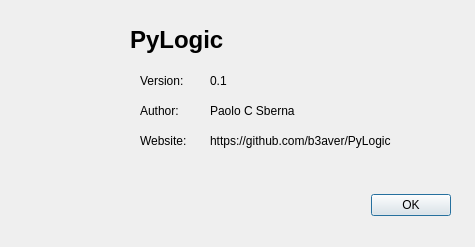
<?xml version="1.0" encoding="UTF-8"?>
<ui version="4.0">
 <class>AboutBox</class>
 <widget class="QDialog" name="AboutBox">
  <property name="geometry">
   <rect>
    <x>0</x>
    <y>0</y>
    <width>475</width>
    <height>247</height>
   </rect>
  </property>
  <property name="minimumSize">
   <size>
    <width>475</width>
    <height>247</height>
   </size>
  </property>
  <property name="maximumSize">
   <size>
    <width>475</width>
    <height>247</height>
   </size>
  </property>
  <property name="windowTitle">
   <string>PyLogic</string>
  </property>
  <property name="windowIcon">
   <iconset>
    <normaloff>img/logo.svg</normaloff>img/logo.svg</iconset>
  </property>
  <widget class="QDialogButtonBox" name="buttonBox">
   <property name="geometry">
    <rect>
     <x>120</x>
     <y>190</y>
     <width>331</width>
     <height>31</height>
    </rect>
   </property>
   <property name="orientation">
    <enum>Qt::Horizontal</enum>
   </property>
   <property name="standardButtons">
    <set>QDialogButtonBox::Ok</set>
   </property>
  </widget>
  <widget class="QLabel" name="label">
   <property name="geometry">
    <rect>
     <x>130</x>
     <y>20</y>
     <width>101</width>
     <height>41</height>
    </rect>
   </property>
   <property name="font">
    <font>
     <pointsize>18</pointsize>
     <weight>75</weight>
     <bold>true</bold>
    </font>
   </property>
   <property name="text">
    <string>PyLogic</string>
   </property>
   <property name="textFormat">
    <enum>Qt::RichText</enum>
   </property>
  </widget>
  <widget class="QLabel" name="label_2">
   <property name="geometry">
    <rect>
     <x>30</x>
     <y>30</y>
     <width>61</width>
     <height>71</height>
    </rect>
   </property>
   <property name="text">
    <string/>
   </property>
   <property name="pixmap">
    <pixmap>img/logo.svg</pixmap>
   </property>
  </widget>
  <widget class="QLabel" name="label_3">
   <property name="geometry">
    <rect>
     <x>140</x>
     <y>70</y>
     <width>61</width>
     <height>21</height>
    </rect>
   </property>
   <property name="text">
    <string>Version:</string>
   </property>
  </widget>
  <widget class="QLabel" name="label_4">
   <property name="geometry">
    <rect>
     <x>140</x>
     <y>100</y>
     <width>61</width>
     <height>21</height>
    </rect>
   </property>
   <property name="text">
    <string>Author:</string>
   </property>
  </widget>
  <widget class="QLabel" name="label_5">
   <property name="geometry">
    <rect>
     <x>210</x>
     <y>130</y>
     <width>241</width>
     <height>21</height>
    </rect>
   </property>
   <property name="text">
    <string>https://github.com/b3aver/PyLogic</string>
   </property>
  </widget>
  <widget class="QLabel" name="label_6">
   <property name="geometry">
    <rect>
     <x>140</x>
     <y>130</y>
     <width>61</width>
     <height>21</height>
    </rect>
   </property>
   <property name="text">
    <string>Website:</string>
   </property>
  </widget>
  <widget class="QLabel" name="label_7">
   <property name="geometry">
    <rect>
     <x>210</x>
     <y>100</y>
     <width>111</width>
     <height>21</height>
    </rect>
   </property>
   <property name="text">
    <string>Paolo C Sberna</string>
   </property>
  </widget>
  <widget class="QLabel" name="label_8">
   <property name="geometry">
    <rect>
     <x>210</x>
     <y>70</y>
     <width>66</width>
     <height>21</height>
    </rect>
   </property>
   <property name="text">
    <string>0.1</string>
   </property>
  </widget>
 </widget>
 <resources/>
 <connections>
  <connection>
   <sender>buttonBox</sender>
   <signal>accepted()</signal>
   <receiver>AboutBox</receiver>
   <slot>accept()</slot>
   <hints>
    <hint type="sourcelabel">
     <x>248</x>
     <y>254</y>
    </hint>
    <hint type="destinationlabel">
     <x>157</x>
     <y>274</y>
    </hint>
   </hints>
  </connection>
  <connection>
   <sender>buttonBox</sender>
   <signal>rejected()</signal>
   <receiver>AboutBox</receiver>
   <slot>reject()</slot>
   <hints>
    <hint type="sourcelabel">
     <x>316</x>
     <y>260</y>
    </hint>
    <hint type="destinationlabel">
     <x>286</x>
     <y>274</y>
    </hint>
   </hints>
  </connection>
 </connections>
</ui>
